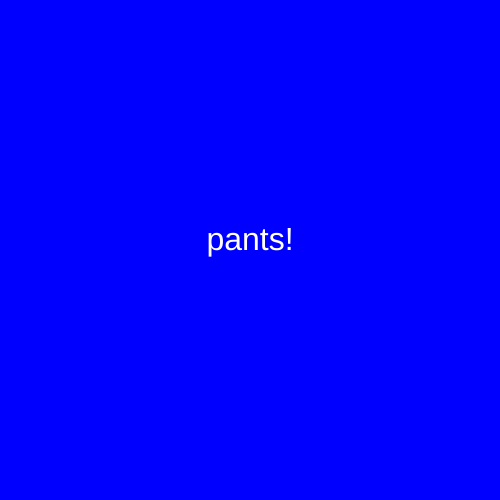
Frame 1 (no input)
Frame 60 (no input): identical to frame 1, image omitted
Frame 120 (the mouse pressed at the canvas centre since frame 60): identical to frame 1, image omitted

The p5.js sketch that drew this single still picture (run headless with seeded random() and noise() and a simulated clock; from frame 60 on, the mouse is pressed at the canvas centre):

// p5.js sketch
// ── sketch.js
function setup() {
  createCanvas(500, 500);
  textAlign(CENTER) ;
}

function draw() {
  background('blue') ;
  fill('white') ;
  textSize(32) ;
  text("pants!", 250, 250) ;
}
